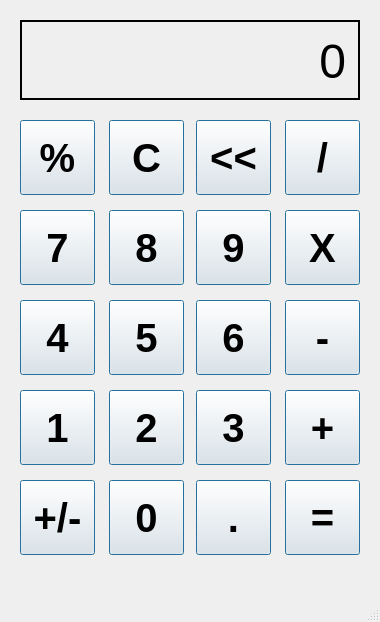
<?xml version="1.0" encoding="UTF-8"?>
<ui version="4.0">
 <class>MainWindow</class>
 <widget class="QMainWindow" name="MainWindow">
  <property name="geometry">
   <rect>
    <x>0</x>
    <y>0</y>
    <width>380</width>
    <height>622</height>
   </rect>
  </property>
  <property name="windowTitle">
   <string>Calculator</string>
  </property>
  <widget class="QWidget" name="centralwidget">
   <widget class="QLabel" name="outputLabel">
    <property name="geometry">
     <rect>
      <x>20</x>
      <y>20</y>
      <width>340</width>
      <height>80</height>
     </rect>
    </property>
    <property name="font">
     <font>
      <pointsize>36</pointsize>
      <weight>50</weight>
      <bold>false</bold>
      <underline>false</underline>
     </font>
    </property>
    <property name="frameShape">
     <enum>QFrame::WinPanel</enum>
    </property>
    <property name="frameShadow">
     <enum>QFrame::Plain</enum>
    </property>
    <property name="lineWidth">
     <number>1</number>
    </property>
    <property name="midLineWidth">
     <number>0</number>
    </property>
    <property name="text">
     <string>0</string>
    </property>
    <property name="alignment">
     <set>Qt::AlignRight|Qt::AlignTop|Qt::AlignTrailing</set>
    </property>
    <property name="margin">
     <number>10</number>
    </property>
   </widget>
   <widget class="QPushButton" name="percentButton">
    <property name="geometry">
     <rect>
      <x>20</x>
      <y>120</y>
      <width>75</width>
      <height>75</height>
     </rect>
    </property>
    <property name="font">
     <font>
      <pointsize>30</pointsize>
      <weight>75</weight>
      <bold>true</bold>
     </font>
    </property>
    <property name="text">
     <string>%</string>
    </property>
    <property name="autoDefault">
     <bool>false</bool>
    </property>
    <property name="default">
     <bool>true</bool>
    </property>
    <property name="flat">
     <bool>false</bool>
    </property>
   </widget>
   <widget class="QPushButton" name="cButton">
    <property name="geometry">
     <rect>
      <x>109</x>
      <y>120</y>
      <width>75</width>
      <height>75</height>
     </rect>
    </property>
    <property name="font">
     <font>
      <pointsize>30</pointsize>
      <weight>75</weight>
      <bold>true</bold>
     </font>
    </property>
    <property name="text">
     <string>C</string>
    </property>
    <property name="default">
     <bool>true</bool>
    </property>
   </widget>
   <widget class="QPushButton" name="arrowsButton">
    <property name="geometry">
     <rect>
      <x>196</x>
      <y>120</y>
      <width>75</width>
      <height>75</height>
     </rect>
    </property>
    <property name="font">
     <font>
      <pointsize>30</pointsize>
      <weight>75</weight>
      <bold>true</bold>
     </font>
    </property>
    <property name="text">
     <string>&lt;&lt;</string>
    </property>
    <property name="default">
     <bool>true</bool>
    </property>
   </widget>
   <widget class="QPushButton" name="devisionButton">
    <property name="geometry">
     <rect>
      <x>285</x>
      <y>120</y>
      <width>75</width>
      <height>75</height>
     </rect>
    </property>
    <property name="font">
     <font>
      <pointsize>30</pointsize>
      <weight>75</weight>
      <bold>true</bold>
     </font>
    </property>
    <property name="text">
     <string>/</string>
    </property>
    <property name="default">
     <bool>true</bool>
    </property>
   </widget>
   <widget class="QPushButton" name="sevenButton">
    <property name="geometry">
     <rect>
      <x>20</x>
      <y>210</y>
      <width>75</width>
      <height>75</height>
     </rect>
    </property>
    <property name="font">
     <font>
      <pointsize>30</pointsize>
      <weight>75</weight>
      <bold>true</bold>
     </font>
    </property>
    <property name="text">
     <string>7</string>
    </property>
    <property name="default">
     <bool>true</bool>
    </property>
   </widget>
   <widget class="QPushButton" name="eightButton">
    <property name="geometry">
     <rect>
      <x>109</x>
      <y>210</y>
      <width>75</width>
      <height>75</height>
     </rect>
    </property>
    <property name="font">
     <font>
      <pointsize>30</pointsize>
      <weight>75</weight>
      <bold>true</bold>
     </font>
    </property>
    <property name="text">
     <string>8</string>
    </property>
    <property name="default">
     <bool>true</bool>
    </property>
   </widget>
   <widget class="QPushButton" name="nineButton">
    <property name="geometry">
     <rect>
      <x>196</x>
      <y>210</y>
      <width>75</width>
      <height>75</height>
     </rect>
    </property>
    <property name="font">
     <font>
      <pointsize>30</pointsize>
      <weight>75</weight>
      <bold>true</bold>
     </font>
    </property>
    <property name="text">
     <string>9</string>
    </property>
    <property name="default">
     <bool>true</bool>
    </property>
   </widget>
   <widget class="QPushButton" name="multipleButton">
    <property name="geometry">
     <rect>
      <x>285</x>
      <y>210</y>
      <width>75</width>
      <height>75</height>
     </rect>
    </property>
    <property name="font">
     <font>
      <pointsize>30</pointsize>
      <weight>75</weight>
      <bold>true</bold>
     </font>
    </property>
    <property name="text">
     <string>X</string>
    </property>
    <property name="default">
     <bool>true</bool>
    </property>
   </widget>
   <widget class="QPushButton" name="fiveButton">
    <property name="geometry">
     <rect>
      <x>109</x>
      <y>300</y>
      <width>75</width>
      <height>75</height>
     </rect>
    </property>
    <property name="font">
     <font>
      <pointsize>30</pointsize>
      <weight>75</weight>
      <bold>true</bold>
     </font>
    </property>
    <property name="text">
     <string>5</string>
    </property>
    <property name="default">
     <bool>true</bool>
    </property>
   </widget>
   <widget class="QPushButton" name="sixButton">
    <property name="geometry">
     <rect>
      <x>196</x>
      <y>300</y>
      <width>75</width>
      <height>75</height>
     </rect>
    </property>
    <property name="font">
     <font>
      <pointsize>30</pointsize>
      <weight>75</weight>
      <bold>true</bold>
     </font>
    </property>
    <property name="text">
     <string>6</string>
    </property>
    <property name="default">
     <bool>true</bool>
    </property>
   </widget>
   <widget class="QPushButton" name="minusButton">
    <property name="geometry">
     <rect>
      <x>285</x>
      <y>300</y>
      <width>75</width>
      <height>75</height>
     </rect>
    </property>
    <property name="font">
     <font>
      <pointsize>30</pointsize>
      <weight>75</weight>
      <bold>true</bold>
     </font>
    </property>
    <property name="text">
     <string>-</string>
    </property>
    <property name="default">
     <bool>true</bool>
    </property>
   </widget>
   <widget class="QPushButton" name="fourButton">
    <property name="geometry">
     <rect>
      <x>20</x>
      <y>300</y>
      <width>75</width>
      <height>75</height>
     </rect>
    </property>
    <property name="font">
     <font>
      <pointsize>30</pointsize>
      <weight>75</weight>
      <bold>true</bold>
     </font>
    </property>
    <property name="text">
     <string>4</string>
    </property>
    <property name="default">
     <bool>true</bool>
    </property>
   </widget>
   <widget class="QPushButton" name="threeButton">
    <property name="geometry">
     <rect>
      <x>196</x>
      <y>390</y>
      <width>75</width>
      <height>75</height>
     </rect>
    </property>
    <property name="font">
     <font>
      <pointsize>30</pointsize>
      <weight>75</weight>
      <bold>true</bold>
     </font>
    </property>
    <property name="text">
     <string>3</string>
    </property>
    <property name="default">
     <bool>true</bool>
    </property>
   </widget>
   <widget class="QPushButton" name="oneButton">
    <property name="geometry">
     <rect>
      <x>20</x>
      <y>390</y>
      <width>75</width>
      <height>75</height>
     </rect>
    </property>
    <property name="font">
     <font>
      <pointsize>30</pointsize>
      <weight>75</weight>
      <bold>true</bold>
     </font>
    </property>
    <property name="text">
     <string>1</string>
    </property>
    <property name="default">
     <bool>true</bool>
    </property>
   </widget>
   <widget class="QPushButton" name="plusButton">
    <property name="geometry">
     <rect>
      <x>285</x>
      <y>390</y>
      <width>75</width>
      <height>75</height>
     </rect>
    </property>
    <property name="font">
     <font>
      <pointsize>30</pointsize>
      <weight>75</weight>
      <bold>true</bold>
     </font>
    </property>
    <property name="text">
     <string>+</string>
    </property>
    <property name="default">
     <bool>true</bool>
    </property>
   </widget>
   <widget class="QPushButton" name="twoButton">
    <property name="geometry">
     <rect>
      <x>109</x>
      <y>390</y>
      <width>75</width>
      <height>75</height>
     </rect>
    </property>
    <property name="font">
     <font>
      <pointsize>30</pointsize>
      <weight>75</weight>
      <bold>true</bold>
     </font>
    </property>
    <property name="text">
     <string>2</string>
    </property>
    <property name="default">
     <bool>true</bool>
    </property>
   </widget>
   <widget class="QPushButton" name="plusMinusButton">
    <property name="geometry">
     <rect>
      <x>20</x>
      <y>480</y>
      <width>75</width>
      <height>75</height>
     </rect>
    </property>
    <property name="font">
     <font>
      <pointsize>30</pointsize>
      <weight>75</weight>
      <bold>true</bold>
     </font>
    </property>
    <property name="text">
     <string>+/-</string>
    </property>
    <property name="default">
     <bool>true</bool>
    </property>
   </widget>
   <widget class="QPushButton" name="equalButton">
    <property name="geometry">
     <rect>
      <x>285</x>
      <y>480</y>
      <width>75</width>
      <height>75</height>
     </rect>
    </property>
    <property name="font">
     <font>
      <pointsize>30</pointsize>
      <weight>75</weight>
      <bold>true</bold>
     </font>
    </property>
    <property name="text">
     <string>=</string>
    </property>
    <property name="default">
     <bool>true</bool>
    </property>
   </widget>
   <widget class="QPushButton" name="zeroButton">
    <property name="geometry">
     <rect>
      <x>109</x>
      <y>480</y>
      <width>75</width>
      <height>75</height>
     </rect>
    </property>
    <property name="font">
     <font>
      <pointsize>30</pointsize>
      <weight>75</weight>
      <bold>true</bold>
     </font>
    </property>
    <property name="text">
     <string>0</string>
    </property>
    <property name="default">
     <bool>true</bool>
    </property>
   </widget>
   <widget class="QPushButton" name="dotButton">
    <property name="geometry">
     <rect>
      <x>196</x>
      <y>480</y>
      <width>75</width>
      <height>75</height>
     </rect>
    </property>
    <property name="font">
     <font>
      <pointsize>30</pointsize>
      <weight>75</weight>
      <bold>true</bold>
     </font>
    </property>
    <property name="text">
     <string>.</string>
    </property>
    <property name="default">
     <bool>true</bool>
    </property>
   </widget>
  </widget>
  <widget class="QMenuBar" name="menubar">
   <property name="geometry">
    <rect>
     <x>0</x>
     <y>0</y>
     <width>380</width>
     <height>26</height>
    </rect>
   </property>
  </widget>
  <widget class="QStatusBar" name="statusbar"/>
 </widget>
 <resources/>
 <connections/>
</ui>
